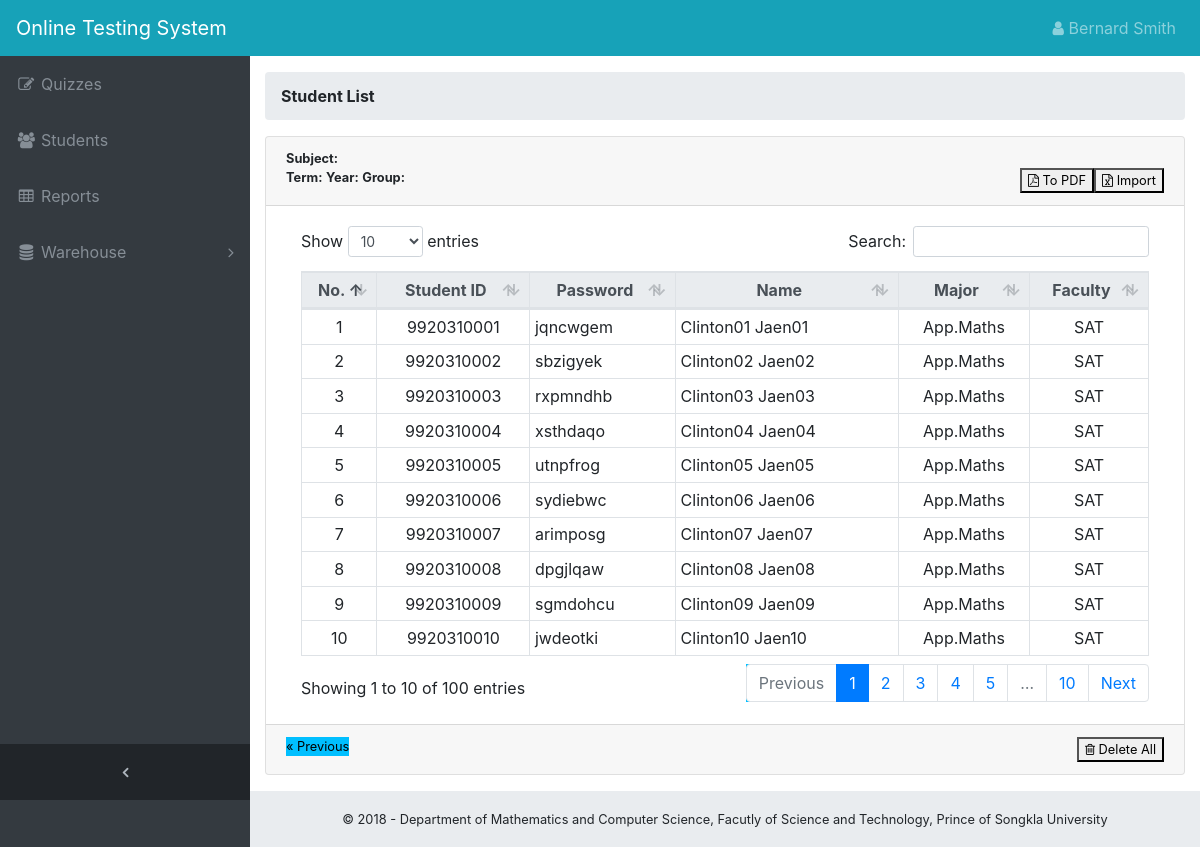
The app's page /lecturer/student-pwd.php?group_id=24 (signed in) with its own data.
### tables this page shows
CREATE TABLE `enrollment` (
  `std_id` varchar(10) NOT NULL,
  `group_id` smallint(5) UNSIGNED NOT NULL,
  `std_pwd` varchar(10) DEFAULT NULL
);

CREATE TABLE `student` (
  `std_id` varchar(10) NOT NULL,
  `std_name` varchar(50) DEFAULT NULL,
  `major` varchar(50) DEFAULT NULL,
  `faculty` varchar(50) DEFAULT NULL
);

### lecturer/student-pwd.php (the view, shortened to what this page needs)
<?php
$sub_id   = $_SESSION['sub_id'];
$term     = $_SESSION['term'];
$year     = $_SESSION['year'];
$group_id  = $_GET['group_id'];
$lec_group = $_GET['lec_group'];
?>
<!DOCTYPE html>
<html lang="en">
<head>
  <link href="../vendor/bootstrap/css/bootstrap.min.css" rel="stylesheet">
  <link href="../vendor/font-awesome/css/font-awesome.min.css" rel="stylesheet" type="text/css">
  <link href="../vendor/datatables/dataTables.bootstrap4.css" rel="stylesheet">
  <link href="../css/sb-admin.css" rel="stylesheet">
  <link href="../vendor/jquery/jquery-ui.min.css" rel="stylesheet">
</head>
<body class="fixed-nav sticky-footer bg-dark" id="page-top">
  <?php include "navbar-lecturer.php";?>
  <div class="content-wrapper">
    <div class="container-fluid">
      <ol class="breadcrumb">
        <li class="breadcrumb-item">
          <b>Student List</b>
        </li>
      </ol>
      <div class="card mb-3">
        <div class="card-header small">
          <?php
            include "../dblink.php";
            $q = "SELECT eng_name FROM subject WHERE sub_id = '$sub_id'";
            $r = mysqli_query($link, $q);
            $row = mysqli_fetch_array($r);
            echo "<b>Subject:</b> " .$sub_id. " " .$row['eng_name']. "<br>";
            echo "<b>Term:</b> " . $term . " <b>Year:</b> " . $year . " <b>Group:</b> " .$lec_group;
          ?>
          <button id="import-file"> <i class="fa fa-file-excel-o"></i> Import</button>
          <button id="export-pdf" onclick="window.open('student-pdf.php?group_id=<?php echo $group_id;?>')"> <i class="fa fa-file-pdf-o"></i> To PDF </button>
        </div>
        <div class="card-body">
          <div class="table-responsive">
            <?php
              $q = "SELECT std_pwd, s.std_id AS std_id, std_name, major, faculty
                    FROM enrollment e
                    INNER JOIN student s ON e.std_id = s.std_id
                    WHERE group_id = '$group_id' ORDER BY std_id ASC";
              $r = mysqli_query($link, $q);
              echo '<table class="table table-bordered table-sm" id="dataTable" width="100%" cellspacing="0">
                <thead class="thead-light">
                  <tr align="center">
                    <th>No.</th>
                    <th>Student ID</th>
                    <th>Password</th>
                    <th>Name</th>
                    <th>Major</th>
                    <th>Faculty</th>
                  </tr>
                </thead>';
              $order = 1;
              while ($row = mysqli_fetch_array($r, MYSQLI_ASSOC)) {
                echo '<tr>';
                echo '<td align="center">'.$order.'</td>';
                echo '<td align="center">'.$row['std_id'].'</td>';
                echo '<td>'.$row['std_pwd'].'</td>';
                echo '<td>'.$row['std_name'].'</td>';
                echo '<td align="center">'.$row['major'].'</td>';
                echo '<td align="center">'.$row['faculty'].'</td>';
                echo '</tr>';
                $order++;
              }
              echo '</table>';
            ?>
          </div>
        </div>
        <div class="card-footer small text-muted">
          <a href="student-list.php" class="previous">&laquo; Previous</a>
          <button id="delete"> <i class="fa fa-trash-o"></i> Delete All </button>
        </div>
      </div>
    </div>
    <?php include "../footer-modal.php";?>
  </div>
</body>
</html>

### css/sb-admin.css (style rules this page uses)
html { position: relative; min-height: 100%; }
body { overflow-x: hidden; }
body.sticky-footer { margin-bottom: 56px; }
body.sticky-footer .content-wrapper { min-height: calc(100vh - 56px - 56px); }
body.fixed-nav { padding-top: 56px; }
.content-wrapper { min-height: calc(100vh - 56px); padding-top: 1rem; }
.content-wrapper { overflow-x: hidden; background: white; }
@media (min-width: 992px) { .content-wrapper { margin-left: 250px; } }

### lecturer/student-pwd.php (style rules this page uses)
button#import-file { float: right; }
button#export-pdf { float: right; }
button#delete { float: right; }
a { text-decoration: none; display: inline-block; }
.previous { background-color: #00BFFF; color: black; }

### records on screen
enrollment: std.std_id "9920310001", std_pwd "jqncwgem", std.std_name "Clinton01 Jaen01", std.major "App.Maths", std.faculty "SAT"
enrollment: std.std_id "9920310002", std_pwd "sbzigyek", std.std_name "Clinton02 Jaen02", std.major "App.Maths", std.faculty "SAT"
enrollment: std.std_id "9920310003", std_pwd "rxpmndhb", std.std_name "Clinton03 Jaen03", std.major "App.Maths", std.faculty "SAT"
enrollment: std.std_id "9920310004", std_pwd "xsthdaqo", std.std_name "Clinton04 Jaen04", std.major "App.Maths", std.faculty "SAT"
enrollment: std.std_id "9920310005", std_pwd "utnpfrog", std.std_name "Clinton05 Jaen05", std.major "App.Maths", std.faculty "SAT"
enrollment: std.std_id "9920310006", std_pwd "sydiebwc", std.std_name "Clinton06 Jaen06", std.major "App.Maths", std.faculty "SAT"
enrollment: std.std_id "9920310007", std_pwd "arimposg", std.std_name "Clinton07 Jaen07", std.major "App.Maths", std.faculty "SAT"
enrollment: std.std_id "9920310008", std_pwd "dpgjlqaw", std.std_name "Clinton08 Jaen08", std.major "App.Maths", std.faculty "SAT"
enrollment: std.std_id "9920310009", std_pwd "sgmdohcu", std.std_name "Clinton09 Jaen09", std.major "App.Maths", std.faculty "SAT"
enrollment: std.std_id "9920310010", std_pwd "jwdeotki", std.std_name "Clinton10 Jaen10", std.major "App.Maths", std.faculty "SAT"

### other values on screen
$lec_name "Bernard Smith"
